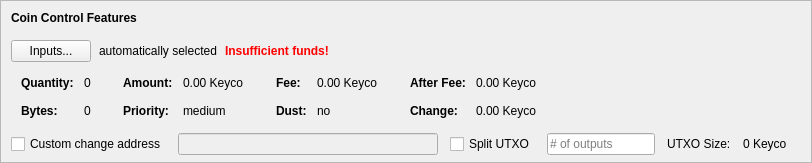
    <widget class="QFrame" name="frameCoinControl">
     <property name="sizePolicy">
      <sizepolicy hsizetype="Expanding" vsizetype="Expanding">
       <horstretch>0</horstretch>
       <verstretch>0</verstretch>
      </sizepolicy>
     </property>
     <property name="maximumSize">
      <size>
       <width>16777215</width>
       <height>16777215</height>
      </size>
     </property>
     <property name="frameShape">
      <enum>QFrame::StyledPanel</enum>
     </property>
     <property name="frameShadow">
      <enum>QFrame::Sunken</enum>
     </property>
     <layout class="QVBoxLayout" name="verticalLayoutCoinControl2">
      <property name="spacing">
       <number>0</number>
      </property>
      <property name="leftMargin">
       <number>0</number>
      </property>
      <property name="topMargin">
       <number>0</number>
      </property>
      <property name="rightMargin">
       <number>0</number>
      </property>
      <property name="bottomMargin">
       <number>6</number>
      </property>
      <item>
       <layout class="QVBoxLayout" name="verticalLayoutCoinControl" stretch="0,0,0,0,1">
        <property name="spacing">
         <number>0</number>
        </property>
        <property name="leftMargin">
         <number>10</number>
        </property>
        <property name="topMargin">
         <number>10</number>
        </property>
        <item>
         <layout class="QHBoxLayout" name="horizontalLayoutCoinControl1">
          <property name="bottomMargin">
           <number>15</number>
          </property>
          <item>
           <widget class="QLabel" name="labelCoinControlFeatures">
            <property name="sizePolicy">
             <sizepolicy hsizetype="Preferred" vsizetype="Maximum">
              <horstretch>0</horstretch>
              <verstretch>0</verstretch>
             </sizepolicy>
            </property>
            <property name="font">
             <font>
              <weight>75</weight>
              <bold>true</bold>
             </font>
            </property>
            <property name="styleSheet">
             <string notr="true">font-weight:bold;</string>
            </property>
            <property name="text">
             <string>Coin Control Features</string>
            </property>
           </widget>
          </item>
         </layout>
        </item>
        <item>
         <layout class="QHBoxLayout" name="horizontalLayoutCoinControl2" stretch="0,0,0,0">
          <property name="spacing">
           <number>8</number>
          </property>
          <property name="bottomMargin">
           <number>10</number>
          </property>
          <item>
           <widget class="QPushButton" name="pushButtonCoinControl">
            <property name="styleSheet">
             <string notr="true"/>
            </property>
            <property name="text">
             <string>Inputs...</string>
            </property>
            <property name="autoDefault">
             <bool>false</bool>
            </property>
           </widget>
          </item>
          <item>
           <widget class="QLabel" name="labelCoinControlAutomaticallySelected">
            <property name="text">
             <string>automatically selected</string>
            </property>
            <property name="margin">
             <number>5</number>
            </property>
           </widget>
          </item>
          <item>
           <widget class="QLabel" name="labelCoinControlInsuffFunds">
            <property name="font">
             <font>
              <weight>75</weight>
              <bold>true</bold>
             </font>
            </property>
            <property name="styleSheet">
             <string notr="true">color:red;font-weight:bold;</string>
            </property>
            <property name="text">
             <string>Insufficient funds!</string>
            </property>
            <property name="margin">
             <number>5</number>
            </property>
           </widget>
          </item>
          <item>
           <spacer name="horizontalSpacerCoinControl">
            <property name="orientation">
             <enum>Qt::Horizontal</enum>
            </property>
            <property name="sizeHint" stdset="0">
             <size>
              <width>40</width>
              <height>1</height>
             </size>
            </property>
           </spacer>
          </item>
         </layout>
        </item>
        <item>
         <widget class="QWidget" name="widgetCoinControl" native="true">
          <property name="sizePolicy">
           <sizepolicy hsizetype="Preferred" vsizetype="Preferred">
            <horstretch>0</horstretch>
            <verstretch>0</verstretch>
           </sizepolicy>
          </property>
          <property name="minimumSize">
           <size>
            <width>0</width>
            <height>0</height>
           </size>
          </property>
          <property name="styleSheet">
           <string notr="true"/>
          </property>
          <layout class="QHBoxLayout" name="horizontalLayoutCoinControl5">
           <property name="leftMargin">
            <number>0</number>
           </property>
           <property name="topMargin">
            <number>0</number>
           </property>
           <property name="rightMargin">
            <number>0</number>
           </property>
           <property name="bottomMargin">
            <number>0</number>
           </property>
           <item>
            <layout class="QHBoxLayout" name="horizontalLayoutCoinControl3" stretch="0,0,0,1">
             <property name="spacing">
              <number>20</number>
             </property>
             <property name="topMargin">
              <number>0</number>
             </property>
             <property name="bottomMargin">
              <number>10</number>
             </property>
             <item>
              <layout class="QFormLayout" name="formLayoutCoinControl1">
               <property name="horizontalSpacing">
                <number>10</number>
               </property>
               <property name="verticalSpacing">
                <number>14</number>
               </property>
               <property name="leftMargin">
                <number>10</number>
               </property>
               <property name="topMargin">
                <number>4</number>
               </property>
               <property name="rightMargin">
                <number>6</number>
               </property>
               <item row="0" column="0">
                <widget class="QLabel" name="labelCoinControlQuantityText">
                 <property name="font">
                  <font>
                   <weight>75</weight>
                   <bold>true</bold>
                  </font>
                 </property>
                 <property name="text">
                  <string>Quantity:</string>
                 </property>
                 <property name="margin">
                  <number>0</number>
                 </property>
                </widget>
               </item>
               <item row="0" column="1">
                <widget class="QLabel" name="labelCoinControlQuantity">
                 <property name="cursor">
                  <cursorShape>IBeamCursor</cursorShape>
                 </property>
                 <property name="contextMenuPolicy">
                  <enum>Qt::ActionsContextMenu</enum>
                 </property>
                 <property name="text">
                  <string notr="true">0</string>
                 </property>
                 <property name="margin">
                  <number>0</number>
                 </property>
                 <property name="textInteractionFlags">
                  <set>Qt::LinksAccessibleByMouse|Qt::TextSelectableByKeyboard|Qt::TextSelectableByMouse</set>
                 </property>
                </widget>
               </item>
               <item row="1" column="0">
                <widget class="QLabel" name="labelCoinControlBytesText">
                 <property name="font">
                  <font>
                   <weight>75</weight>
                   <bold>true</bold>
                  </font>
                 </property>
                 <property name="text">
                  <string>Bytes:</string>
                 </property>
                </widget>
               </item>
               <item row="1" column="1">
                <widget class="QLabel" name="labelCoinControlBytes">
                 <property name="cursor">
                  <cursorShape>IBeamCursor</cursorShape>
                 </property>
                 <property name="contextMenuPolicy">
                  <enum>Qt::ActionsContextMenu</enum>
                 </property>
                 <property name="text">
                  <string notr="true">0</string>
                 </property>
                 <property name="textInteractionFlags">
                  <set>Qt::LinksAccessibleByMouse|Qt::TextSelectableByKeyboard|Qt::TextSelectableByMouse</set>
                 </property>
                </widget>
               </item>
              </layout>
             </item>
             <item>
              <layout class="QFormLayout" name="formLayoutCoinControl2">
               <property name="horizontalSpacing">
                <number>10</number>
               </property>
               <property name="verticalSpacing">
                <number>14</number>
               </property>
               <property name="leftMargin">
                <number>6</number>
               </property>
               <property name="topMargin">
                <number>4</number>
               </property>
               <property name="rightMargin">
                <number>6</number>
               </property>
               <item row="0" column="0">
                <widget class="QLabel" name="labelCoinControlAmountText">
                 <property name="font">
                  <font>
                   <weight>75</weight>
                   <bold>true</bold>
                  </font>
                 </property>
                 <property name="text">
                  <string>Amount:</string>
                 </property>
                 <property name="margin">
                  <number>0</number>
                 </property>
                </widget>
               </item>
               <item row="0" column="1">
                <widget class="QLabel" name="labelCoinControlAmount">
                 <property name="cursor">
                  <cursorShape>IBeamCursor</cursorShape>
                 </property>
                 <property name="contextMenuPolicy">
                  <enum>Qt::ActionsContextMenu</enum>
                 </property>
                 <property name="text">
                  <string notr="true">0.00 Keyco</string>
                 </property>
                 <property name="textInteractionFlags">
                  <set>Qt::LinksAccessibleByMouse|Qt::TextSelectableByKeyboard|Qt::TextSelectableByMouse</set>
                 </property>
                </widget>
               </item>
               <item row="1" column="0">
                <widget class="QLabel" name="labelCoinControlPriorityText">
                 <property name="font">
                  <font>
                   <weight>75</weight>
                   <bold>true</bold>
                  </font>
                 </property>
                 <property name="text">
                  <string>Priority:</string>
                 </property>
                </widget>
               </item>
               <item row="1" column="1">
                <widget class="QLabel" name="labelCoinControlPriority">
                 <property name="cursor">
                  <cursorShape>IBeamCursor</cursorShape>
                 </property>
                 <property name="contextMenuPolicy">
                  <enum>Qt::ActionsContextMenu</enum>
                 </property>
                 <property name="text">
                  <string>medium</string>
                 </property>
                 <property name="textInteractionFlags">
                  <set>Qt::LinksAccessibleByMouse|Qt::TextSelectableByKeyboard|Qt::TextSelectableByMouse</set>
                 </property>
                </widget>
               </item>
              </layout>
             </item>
             <item>
              <layout class="QFormLayout" name="formLayoutCoinControl3">
               <property name="horizontalSpacing">
                <number>10</number>
               </property>
               <property name="verticalSpacing">
                <number>14</number>
               </property>
               <property name="leftMargin">
                <number>6</number>
               </property>
               <property name="topMargin">
                <number>4</number>
               </property>
               <property name="rightMargin">
                <number>6</number>
               </property>
               <item row="0" column="0">
                <widget class="QLabel" name="labelCoinControlFeeText">
                 <property name="font">
                  <font>
                   <weight>75</weight>
                   <bold>true</bold>
                  </font>
                 </property>
                 <property name="text">
                  <string>Fee:</string>
                 </property>
                 <property name="margin">
                  <number>0</number>
                 </property>
                </widget>
               </item>
               <item row="0" column="1">
                <widget class="QLabel" name="labelCoinControlFee">
                 <property name="cursor">
                  <cursorShape>IBeamCursor</cursorShape>
                 </property>
                 <property name="contextMenuPolicy">
                  <enum>Qt::ActionsContextMenu</enum>
                 </property>
                 <property name="text">
                  <string notr="true">0.00 Keyco</string>
                 </property>
                 <property name="textInteractionFlags">
                  <set>Qt::LinksAccessibleByMouse|Qt::TextSelectableByKeyboard|Qt::TextSelectableByMouse</set>
                 </property>
                </widget>
               </item>
               <item row="1" column="0">
                <widget class="QLabel" name="labelCoinControlLowOutputText">
                 <property name="font">
                  <font>
                   <weight>75</weight>
                   <bold>true</bold>
                  </font>
                 </property>
                 <property name="text">
                  <string>Dust:</string>
                 </property>
                </widget>
               </item>
               <item row="1" column="1">
                <widget class="QLabel" name="labelCoinControlLowOutput">
                 <property name="cursor">
                  <cursorShape>IBeamCursor</cursorShape>
                 </property>
                 <property name="contextMenuPolicy">
                  <enum>Qt::ActionsContextMenu</enum>
                 </property>
                 <property name="text">
                  <string>no</string>
                 </property>
                 <property name="textInteractionFlags">
                  <set>Qt::LinksAccessibleByMouse|Qt::TextSelectableByKeyboard|Qt::TextSelectableByMouse</set>
                 </property>
                </widget>
               </item>
              </layout>
             </item>
             <item>
              <layout class="QFormLayout" name="formLayoutCoinControl4">
               <property name="horizontalSpacing">
                <number>10</number>
               </property>
               <property name="verticalSpacing">
                <number>14</number>
               </property>
               <property name="leftMargin">
                <number>6</number>
               </property>
               <property name="topMargin">
                <number>4</number>
               </property>
               <property name="rightMargin">
                <number>6</number>
               </property>
               <item row="0" column="0">
                <widget class="QLabel" name="labelCoinControlAfterFeeText">
                 <property name="font">
                  <font>
                   <weight>75</weight>
                   <bold>true</bold>
                  </font>
                 </property>
                 <property name="text">
                  <string>After Fee:</string>
                 </property>
                 <property name="margin">
                  <number>0</number>
                 </property>
                </widget>
               </item>
               <item row="0" column="1">
                <widget class="QLabel" name="labelCoinControlAfterFee">
                 <property name="cursor">
                  <cursorShape>IBeamCursor</cursorShape>
                 </property>
                 <property name="contextMenuPolicy">
                  <enum>Qt::ActionsContextMenu</enum>
                 </property>
                 <property name="text">
                  <string notr="true">0.00 Keyco</string>
                 </property>
                 <property name="textInteractionFlags">
                  <set>Qt::LinksAccessibleByMouse|Qt::TextSelectableByKeyboard|Qt::TextSelectableByMouse</set>
                 </property>
                </widget>
               </item>
               <item row="1" column="0">
                <widget class="QLabel" name="labelCoinControlChangeText">
                 <property name="font">
                  <font>
                   <weight>75</weight>
                   <bold>true</bold>
                  </font>
                 </property>
                 <property name="text">
                  <string>Change:</string>
                 </property>
                </widget>
               </item>
               <item row="1" column="1">
                <widget class="QLabel" name="labelCoinControlChange">
                 <property name="cursor">
                  <cursorShape>IBeamCursor</cursorShape>
                 </property>
                 <property name="contextMenuPolicy">
                  <enum>Qt::ActionsContextMenu</enum>
                 </property>
                 <property name="text">
                  <string notr="true">0.00 Keyco</string>
                 </property>
                 <property name="textInteractionFlags">
                  <set>Qt::LinksAccessibleByMouse|Qt::TextSelectableByKeyboard|Qt::TextSelectableByMouse</set>
                 </property>
                </widget>
               </item>
              </layout>
             </item>
            </layout>
           </item>
          </layout>
         </widget>
        </item>
        <item>
         <layout class="QHBoxLayout" name="horizontalLayoutCoinControl4" stretch="0,0,0,0,0,0,0">
          <property name="spacing">
           <number>12</number>
          </property>
          <property name="sizeConstraint">
           <enum>QLayout::SetDefaultConstraint</enum>
          </property>
          <property name="topMargin">
           <number>5</number>
          </property>
          <property name="rightMargin">
           <number>5</number>
          </property>
          <item>
           <widget class="QCheckBox" name="checkBoxCoinControlChange">
            <property name="toolTip">
             <string>If this is activated, but the change address is empty or invalid, change will be sent to a newly generated address.</string>
            </property>
            <property name="text">
             <string>Custom change address</string>
            </property>
           </widget>
          </item>
          <item>
           <widget class="QValidatedLineEdit" name="lineEditCoinControlChange">
            <property name="enabled">
             <bool>false</bool>
            </property>
            <property name="sizePolicy">
             <sizepolicy hsizetype="Expanding" vsizetype="Fixed">
              <horstretch>0</horstretch>
              <verstretch>0</verstretch>
             </sizepolicy>
            </property>
           </widget>
          </item>
          <item>
           <widget class="QCheckBox" name="splitBlockCheckBox">
            <property name="text">
             <string>Split UTXO</string>
            </property>
           </widget>
          </item>
          <item>
           <widget class="QLineEdit" name="splitBlockLineEdit">
            <property name="sizePolicy">
             <sizepolicy hsizetype="Fixed" vsizetype="Fixed">
              <horstretch>50</horstretch>
              <verstretch>0</verstretch>
             </sizepolicy>
            </property>
            <property name="placeholderText">
             <string># of outputs</string>
            </property>
           </widget>
          </item>
          <item>
           <widget class="QLabel" name="labelBlockSizeText">
            <property name="text">
             <string>UTXO Size:</string>
            </property>
           </widget>
          </item>
          <item>
           <widget class="QLabel" name="labelBlockSize">
            <property name="text">
             <string>0 Keyco</string>
            </property>
           </widget>
          </item>
          <item>
           <widget class="QLabel" name="labelCoinControlChangeLabel">
            <property name="sizePolicy">
             <sizepolicy hsizetype="Preferred" vsizetype="Expanding">
              <horstretch>0</horstretch>
              <verstretch>0</verstretch>
             </sizepolicy>
            </property>
            <property name="minimumSize">
             <size>
              <width>0</width>
              <height>0</height>
             </size>
            </property>
            <property name="text">
             <string/>
            </property>
            <property name="margin">
             <number>3</number>
            </property>
           </widget>
          </item>
         </layout>
        </item>
        <item>
         <spacer name="verticalSpacerCoinControl">
          <property name="orientation">
           <enum>Qt::Vertical</enum>
          </property>
          <property name="sizeHint" stdset="0">
           <size>
            <width>800</width>
            <height>1</height>
           </size>
          </property>
         </spacer>
        </item>
       </layout>
      </item>
     </layout>
    </widget>
